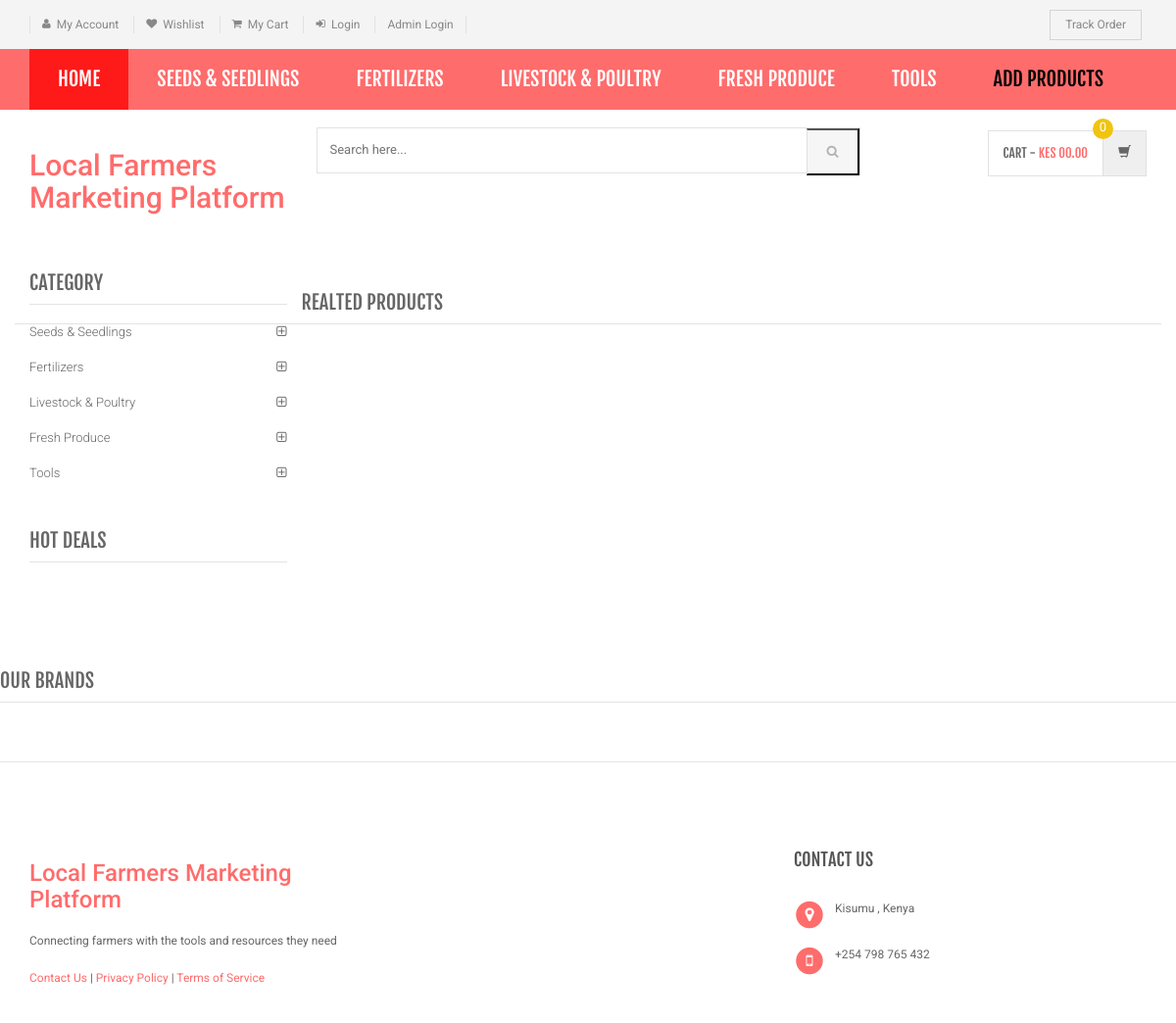
Page /product-details.php on the committed database.
### tables this page shows
CREATE TABLE `category` (
  `id` int(11) NOT NULL,
  `categoryName` varchar(255) DEFAULT NULL,
  `categoryDescription` longtext DEFAULT NULL,
  `creationDate` timestamp NOT NULL DEFAULT current_timestamp(),
  `updationDate` varchar(255) DEFAULT NULL
);

### product-details.php (the view, shortened to what this page needs)
<?php
include('includes/config.php');
?>
<!DOCTYPE html>
<html lang="en">
	<head>
	    <link rel="stylesheet" href="assets/css/bootstrap.min.css">
	    <link rel="stylesheet" href="assets/css/main.css">
	    <link rel="stylesheet" href="assets/css/red.css">
	    <link rel="stylesheet" href="assets/css/owl.carousel.css">
		<link rel="stylesheet" href="assets/css/owl.transitions.css">
		<link href="assets/css/lightbox.css" rel="stylesheet">
		<link rel="stylesheet" href="assets/css/animate.min.css">
		<link rel="stylesheet" href="assets/css/rateit.css">
		<link rel="stylesheet" href="assets/css/bootstrap-select.min.css">
		<link rel="stylesheet" href="assets/css/config.css">
		<link href="assets/css/green.css" rel="alternate stylesheet" title="Green color">
		<link href="assets/css/blue.css" rel="alternate stylesheet" title="Blue color">
		<link href="assets/css/red.css" rel="alternate stylesheet" title="Red color">
		<link href="assets/css/orange.css" rel="alternate stylesheet" title="Orange color">
		<link href="assets/css/dark-green.css" rel="alternate stylesheet" title="Darkgreen color">
		<link rel="stylesheet" href="assets/css/font-awesome.min.css">
	</head>
    <body class="cnt-home">
<header class="header-style-1">
<?php include('includes/top-header.php');?>
<?php include('includes/menu-bar.php');?>
<?php include('includes/main-header.php');?>
</header>
<div class="body-content outer-top-xs">
	<div class='container'>
		<div class='row single-product outer-bottom-sm '>
			<div class='col-md-3 sidebar'>
				<div class="sidebar-module-container">
<div class="sidebar-widget outer-bottom-xs wow fadeInUp">
	<h3 class="section-title">Category</h3>
	<div class="sidebar-widget-body m-t-10">
		<div class="accordion">
		            <?php $sql=mysqli_query($con,"select id,categoryName  from category");
while($row=mysqli_fetch_array($sql))
{
    ?>
	    	<div class="accordion-group">
	            <div class="accordion-heading">
	                <a href="category.php?cid=<?php echo $row['id'];?>"  class="accordion-toggle collapsed">
	                   <?php echo $row['categoryName'];?>
	                </a>
	            </div>
	        </div>
	        <?php } ?>
	    </div>
	</div>
</div>
<div class="sidebar-widget hot-deals wow fadeInUp">
	<h3 class="section-title">hot deals</h3>
</div>
				</div>
			</div>
<section class="section featured-product wow fadeInUp">
	<h3 class="section-title">Realted Products </h3>
</section>
			</div>
		</div>
<?php include('includes/brands-slider.php');?>
</div>
<?php include('includes/footer.php');?>
</body>
</html>

### includes/menu-bar.php (shortened to what this page needs)
<div class="header-nav animate-dropdown">
    <div class="container">
        <div class="yamm navbar navbar-default" role="navigation">
            <div class="nav-bg-class">
                <div class="navbar-collapse collapse" id="mc-horizontal-menu-collapse">
	<div class="nav-outer">
		<ul class="nav navbar-nav">
			<li class="active dropdown yamm-fw">
				<a href="index.php" data-hover="dropdown" class="dropdown-toggle">Home</a>
			</li>
              <?php $sql=mysqli_query($con,"select id,categoryName  from category limit 6");
while($row=mysqli_fetch_array($sql))
{
    ?>
			<li class="dropdown yamm">
				<a href="category.php?cid=<?php echo $row['id'];?>"> <?php echo $row['categoryName'];?></a>
			</li>
			<?php } ?>
			<li class="dropdown yamm">
            <li><a href="insert-product.php" style="color:#000"></i>Add Products </a></li>
			</li>
		</ul>
		<div class="clearfix"></div>
	</div>
</div>
            </div>
        </div>
    </div>
</div>

### assets/css/red.css (style rules this page uses)
a { color: #ff6c6c; }
.header-style-1 .header-nav { background: #ff6c6c; }
.cnt-home .header-style-1 .header-nav .navbar .navbar-nav > li.active { background: #ff1a1a; }
.sidebar .sidebar-module-container .sidebar-widget .sidebar-widget-body .accordion .accordion-group .accordion-heading .accordion-toggle, .sidebar .sidebar-module-container .sidebar-widget .sidebar-widget-body .accordion .accordion-group .accordion-heading .accordion-toggle:hover, .sidebar .sidebar-module-container .sidebar-widget .sidebar-widget-body .accordion .accordion-group .accordion-heading .accordion-toggle:focus, .sidebar .sidebar-module-container .sidebar-widget .sidebar-widget-body .accordion .accordion-group .accordion-heading .accordion-toggle:after { color: #ff6c6c; }

### assets/css/lightbox.css (style rules this page uses)
body:after { content: url(../images/close.png) url(../images/loading.gif) url(../images/prev.png) url(../images/next.png); display: none; }

### assets/css/green.css (style rules this page uses)
a { color: #abd07e; }
.header-style-1 .header-nav { background: #abd07e; }
.cnt-home .header-style-1 .header-nav .navbar .navbar-nav > li.active { background: #84b943; }
.sidebar .sidebar-module-container .sidebar-widget .sidebar-widget-body .accordion .accordion-group .accordion-heading .accordion-toggle, .sidebar .sidebar-module-container .sidebar-widget .sidebar-widget-body .accordion .accordion-group .accordion-heading .accordion-toggle:hover, .sidebar .sidebar-module-container .sidebar-widget .sidebar-widget-body .accordion .accordion-group .accordion-heading .accordion-toggle:focus, .sidebar .sidebar-module-container .sidebar-widget .sidebar-widget-body .accordion .accordion-group .accordion-heading .accordion-toggle:after { color: #abd07e; }

### assets/css/blue.css (style rules this page uses)
a { color: #3498db; }
.header-style-1 .header-nav { background: #3498db; }
.cnt-home .header-style-1 .header-nav .navbar .navbar-nav > li.active { background: #1d6ca1; }
.sidebar .sidebar-module-container .sidebar-widget .sidebar-widget-body .accordion .accordion-group .accordion-heading .accordion-toggle, .sidebar .sidebar-module-container .sidebar-widget .sidebar-widget-body .accordion .accordion-group .accordion-heading .accordion-toggle:hover, .sidebar .sidebar-module-container .sidebar-widget .sidebar-widget-body .accordion .accordion-group .accordion-heading .accordion-toggle:focus, .sidebar .sidebar-module-container .sidebar-widget .sidebar-widget-body .accordion .accordion-group .accordion-heading .accordion-toggle:after { color: #3498db; }

### assets/css/orange.css (style rules this page uses)
a { color: #f39c12; }
.header-style-1 .header-nav { background: #f39c12; }
.cnt-home .header-style-1 .header-nav .navbar .navbar-nav > li.active { background: #ab6c09; }
.sidebar .sidebar-module-container .sidebar-widget .sidebar-widget-body .accordion .accordion-group .accordion-heading .accordion-toggle, .sidebar .sidebar-module-container .sidebar-widget .sidebar-widget-body .accordion .accordion-group .accordion-heading .accordion-toggle:hover, .sidebar .sidebar-module-container .sidebar-widget .sidebar-widget-body .accordion .accordion-group .accordion-heading .accordion-toggle:focus, .sidebar .sidebar-module-container .sidebar-widget .sidebar-widget-body .accordion .accordion-group .accordion-heading .accordion-toggle:after { color: #f39c12; }

### assets/css/dark-green.css (style rules this page uses)
a { color: #12cca7; }
.header-style-1 .header-nav { background: #12cca7; }
.cnt-home .header-style-1 .header-nav .navbar .navbar-nav > li.active { background: #0b816a; }
.sidebar .sidebar-module-container .sidebar-widget .sidebar-widget-body .accordion .accordion-group .accordion-heading .accordion-toggle, .sidebar .sidebar-module-container .sidebar-widget .sidebar-widget-body .accordion .accordion-group .accordion-heading .accordion-toggle:hover, .sidebar .sidebar-module-container .sidebar-widget .sidebar-widget-body .accordion .accordion-group .accordion-heading .accordion-toggle:focus, .sidebar .sidebar-module-container .sidebar-widget .sidebar-widget-body .accordion .accordion-group .accordion-heading .accordion-toggle:after { color: #12cca7; }

### rows in the picture
category: categoryName "SEEDS & SEEDLINGS", categoryName "Seeds & Seedlings"
category: categoryName "FERTILIZERS", categoryName "Fertilizers"
category: categoryName "LIVESTOCK & POULTRY", categoryName "Livestock & Poultry"
category: categoryName "FRESH PRODUCE", categoryName "Fresh Produce"
category: categoryName "TOOLS", categoryName "Tools"
